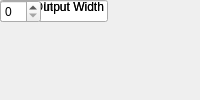
<?xml version="1.0" encoding="UTF-8"?>
<ui version="4.0">
 <class>MainWindow</class>
 <widget class="QMainWindow" name="MainWindow">
  <property name="windowTitle"><string>Parallel to Serial Converter</string></property>
  <widget class="QWidget" name="centralwidget">
   <!-- NOTE: this is a simplified structural mirror of the generated
        <module>_ui.py, not a full round-trip Designer file. Regenerate
        both from the same spec if you need to edit layout by hand. -->
       <widget class="QLabel" name="label_name">
     <property name="text"><string>Block name</string></property>
    </widget>
       <widget class="QLineEdit" name="name"/>
       <widget class="QLabel" name="label_pin_width">
     <property name="text"><string>Parallel Input Width</string></property>
    </widget>
       <widget class="QSpinBox" name="pin_width"/>
       <widget class="QLabel" name="label_sout_width">
     <property name="text"><string>Serial Output Width</string></property>
    </widget>
       <widget class="QSpinBox" name="sout_width"/>
  </widget>
 </widget>
 <resources/>
 <connections/>
</ui>
